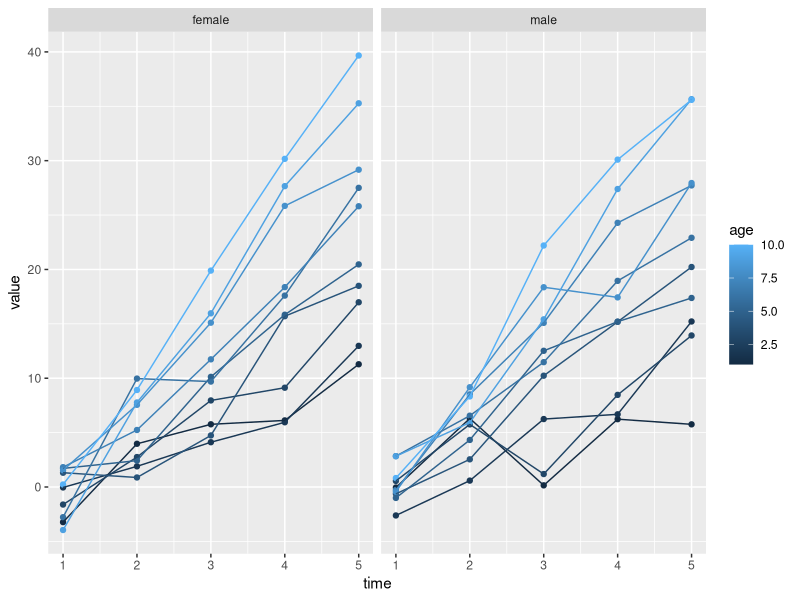

Write the R code that produced this figure.
## ---- chunk 1
library(reshape2)
df <- data.frame (id = 1:20, age = rep(1:10,2), sex = rep(c("male", "female"),each = 10))
df <- df[rep(1:nrow(df),5),]
df$t <- rep(0:4, each = 20)
df$value <- with (df, age* 0 + 1.2*t + age*t*0.8 + rnorm (length(age), mean = 0, sd = 2))
df <- dcast (df, id + age + sex ~ t, value.var = "value")
df.melt <- melt(df, id = c("id", "age", "sex"))
df.melt$time <- as.numeric (df.melt$variable)
df.melt$variable <- NULL
df.melt
## ---- chunk 2
library (ggplot2)
plot1 <- ggplot (df.melt, 
                aes(x = time, y = value, colour = age, group = id)) +
                geom_point() +
                geom_line () +
                facet_grid (.~sex) 
## ---- chunk 3
plot1
